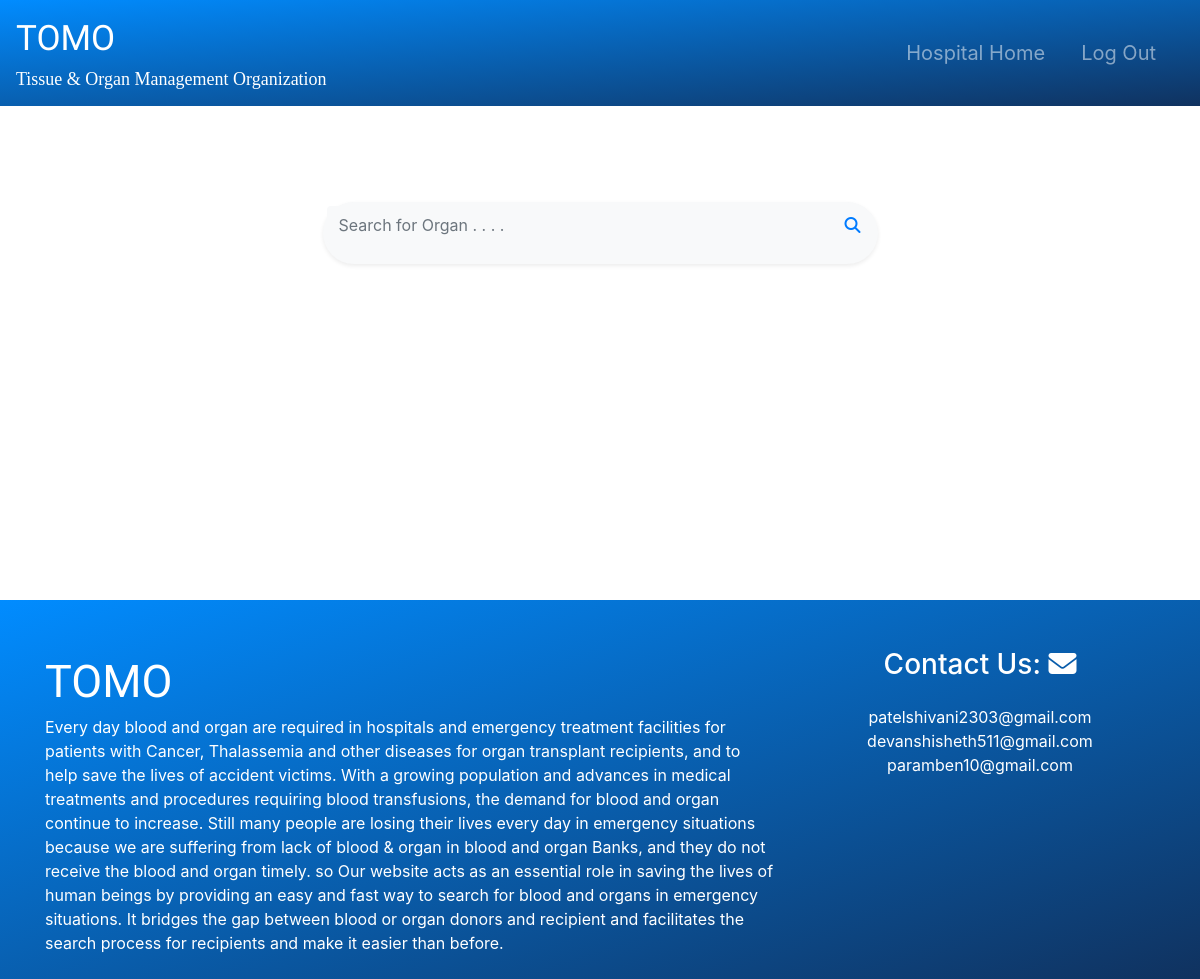
Page /Hospital/potentialDonor/ (signed in) on the earlier database version.
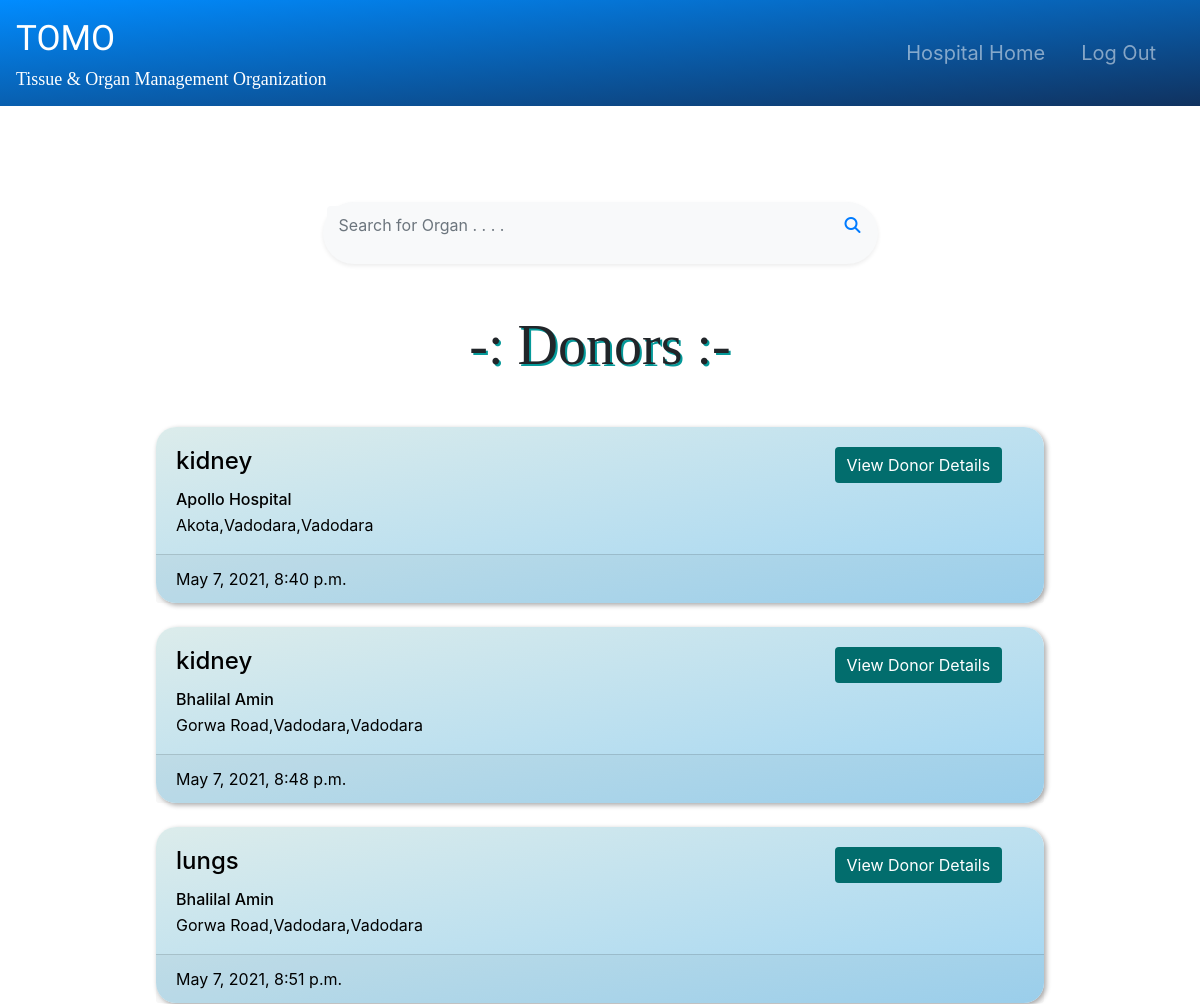
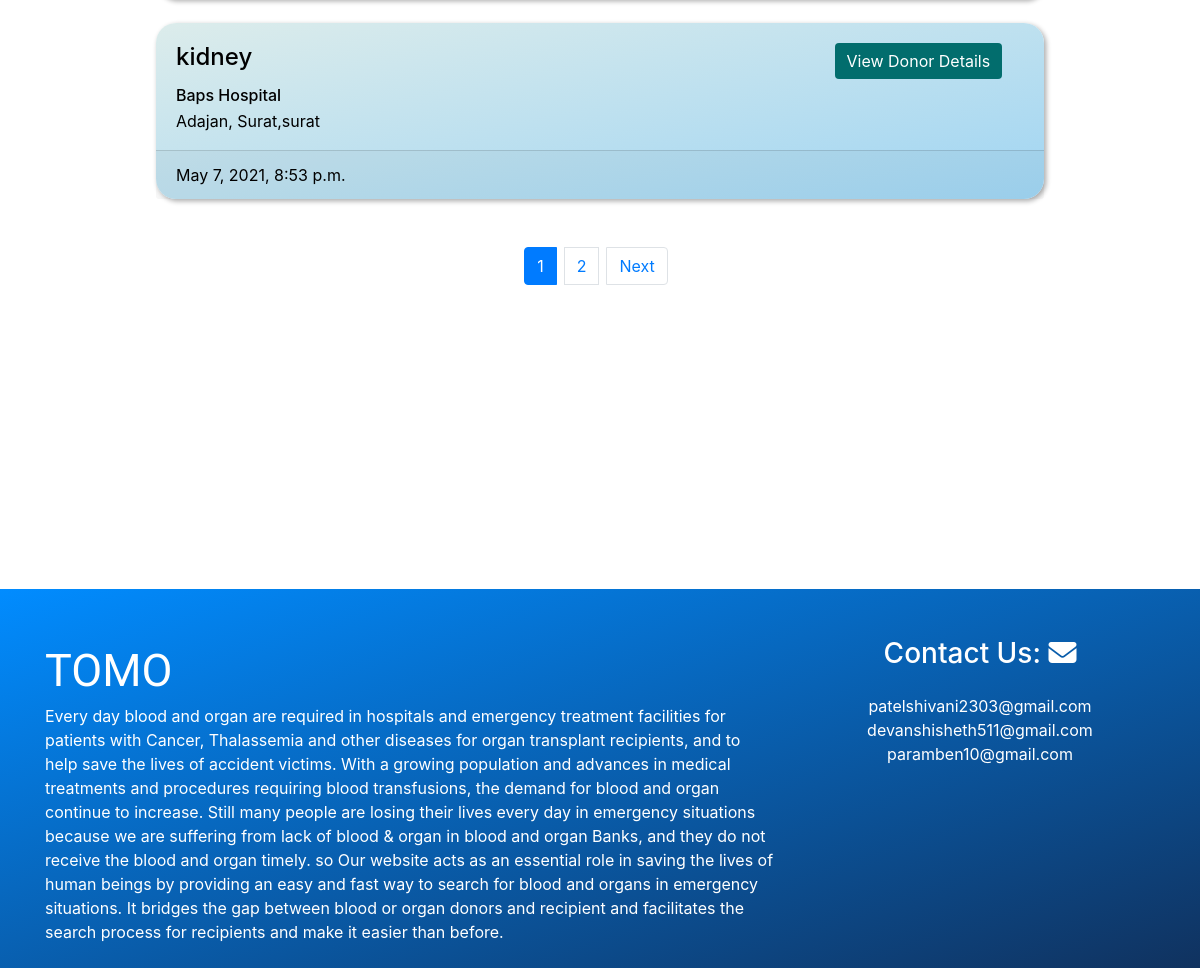
Same page on the later database version (2 pictures, top to bottom).
### hospital/models.py (models this page shows, shortened)
class Donor(models.Model):
    donor_id=models.AutoField(primary_key=True)
    hospital_email=models.CharField(max_length=50,default=None)
    donor_name=models.CharField(max_length=50)
    donor_dob=models.DateTimeField()
    donor_organ=models.CharField(max_length=50,default=None)
    donor_height=models.CharField(max_length=50)
    donor_weight=models.CharField(max_length=50)
    donor_bloodGroup=models.CharField(max_length=10)
    donor_gender=models.CharField(max_length=10)
    donor_diseases=models.TextField(max_length=100,blank=True)
    donor_addiction=models.TextField(max_length=100,blank=True)
    donor_info=models.CharField(max_length=200,blank=True)
    donor_added_time=models.DateTimeField(default=None)
    models.ForeignKey(Hospital,on_delete=models.CASCADE)
    class Meta:
        unique_together = ('donor_id','hospital_email')

class Hospital(models.Model):
    hospital_email=models.CharField(max_length=50,primary_key=True,help_text ='write your email')
    hospital_name=models.CharField(max_length=30)
    hospital_city=models.CharField(max_length=20)
    hospital_mobile_no=models.CharField(max_length=10)
    hospital_address=models.CharField(max_length=100,help_text = 'write your email')
    zip_code=models.CharField(max_length=6)
    hospital_latitude=models.FloatField(default=None)
    hospital_longitude=models.FloatField(default=None)

### hospital/views.py (the view)
# urls.py: url('potentialDonor/',PotentialDonorList),
def PotentialDonorList(request):
    if request.user.is_authenticated:
        loggedin_user=request.user.username
        don=Donor.objects.exclude(hospital_email=loggedin_user)
        hos=Hospital.objects.exclude(hospital_email=loggedin_user)
        today_datetime = datetime.datetime.now()
        today_date=today_datetime.strftime("%d")
        today_month=today_datetime.month
        today_year=today_datetime.year
        today_hour = today_datetime.hour
        temp1=[]
        for item in don:
            if item.donor_added_time.strftime("%d") == today_date and item.donor_added_time.month == today_month and item.donor_added_time.year == today_year :
                temp1.append(item)
            elif int(item.donor_added_time.strftime("%d"))+1 == int(today_date):
                print(item.donor_added_time.hour - today_hour)
                if item.donor_added_time.hour - today_hour < 24 and item.donor_added_time.hour - today_hour >= 0:
                    temp1.append(item)
        don=temp1
        allreadyaccepted=OrganRequest.objects.filter(accepted=True)
        if allreadyaccepted.exists():
            temp=[]
            for i in allreadyaccepted:
                for j in don:
                    if i.donor.donor_id != j.donor_id:
                        obj=Donor.objects.get(donor_id=j.donor_id)
                        temp.append(obj)
            paginator = Paginator(temp,4)
            page = request.GET.get('page', 1)
            try:
                tempp = paginator.page(page)
            except PageNotAnInteger:
                users = paginator.page(1)
            except EmptyPage:
                users = paginator.page(paginator.num_pages)
            return render(request,'potentialDonor.html',{'other_donors':tempp,'hos':hos})
        return render(request,'potentialDonor.html',{'other_donors':don,'hos':hos})

### hospital/templates/potentialDonor.html (shortened to what the changed rows need)
<html>
<head>
    {% load static %}
    <link rel="stylesheet" type="text/css" href="{% static 'css/style2.css' %}">
    <link rel="stylesheet" href="https://stackpath.bootstrapcdn.com/bootstrap/4.4.1/css/bootstrap.min.css">
    <link rel="stylesheet" href="https://cdnjs.cloudflare.com/ajax/libs/bootstrap-datepicker/1.4.1/css/bootstrap-datepicker3.css" />
</head>
<body>
    <br>
    <br>
    <div class="container">
        <div class="p-1 bg-light rounded rounded-pill shadow-sm my-5" style="width:50%;margin: auto;">
            <form action="/Hospital/SearchDonor/" method="GET" value="{{request.GET.q}}">
            </form>
        </div>
         {% if other_donors %}
        <h2 class="mb-5 text-center display-4" style="font-family:'Times New Roman', Times, serif; text-shadow:2px 2px rgb(4, 153, 153);">-: Donors :-</h2>
        {% endif %} {% for item in other_donors %} {% for i in hos %} {% if item.hospital_email == i.hospital_email %}
        <div class="card my-4 biLeft" id="don-card">
            <div class="card-body">
                <div class="row">
                    <div class="col-md-9">
                        <h4 class="card-title">{{item.donor_organ}}
                        </h4>
                        <div class="card-text">
                            <div>
                                <p style="margin-bottom: 2px;font-weight:500;">{{i.hospital_name}}</p>{{i.hospital_address}},{{i.hospital_city}}
                            </div>
                        </div>
                    </div>
                    <div class="col-md-3">
                        <form action="/Hospital/DonorDetails/" method="POST">
                            <input type="submit" id="donbtn" class="btn text-center" value="View Donor Details">
                        </form>
                    </div>
                </div>
            </div>
            <div class="card-footer">
                {{item.donor_added_time}}
            </div>
        </div>
        {% endif %} {% endfor %} {% endfor %} {% if other_donors.has_other_pages %}
        <ul class="pagination d-flex justify-content-center mt-5">
             {% for i in other_donors.paginator.page_range %} {% if other_donors.number == i %}
            <li class="active page-item mr-2"><a class="page-link">{{ i }}  <span class="sr-only">(current)</span></a></li>
            {% else %}
            <li class="page-item mr-2"><a class="page-link" href="?page={{ i }}">{{ i }}</a></li>
            {% endif %} {% endfor %} {% if other_donors.has_next %}
            <li class="page-item mr-2"><a class="page-link" href="?page={{ other_donors.next_page_number }}">Next</a></li>
            {% endif %}
        </ul>
        {% endif %}
    </div>
    <br>
    <br>
    <br>
    <br>
    <br>
    <br>
    <br>
    <br>
    <br>
    <br>
    <br>
    <br>
</body>
</html>

Differences in the rows shown:
added Donor: donor_organ "kidney", donor_added_time "May 7, 2021, 8:40 p.m."
now on this page (row unchanged): Hospital: hospital_name "Apollo Hospital", hospital_address "Akota,Vadodara", hospital_city "Vadodara"
added Donor: donor_organ "kidney", donor_added_time "May 7, 2021, 8:48 p.m."
now on this page (row unchanged): Hospital: hospital_name "Bhalilal Amin", hospital_address "Gorwa Road,Vadodara", hospital_city "Vadodara"
added Donor: donor_organ "lungs", donor_added_time "May 7, 2021, 8:51 p.m."
added Donor: donor_organ "kidney", donor_added_time "May 7, 2021, 8:53 p.m."
now on this page (row unchanged): Hospital: hospital_name "Baps Hospital", hospital_address "Adajan, Surat", hospital_city "surat"
Other differences:
text now shown: "-: Donors :- Next"
new list line: "1"
new list line: "2"
